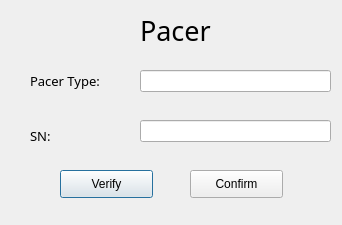
<?xml version="1.0" encoding="UTF-8"?>
<ui version="4.0">
 <class>Dialog</class>
 <widget class="QDialog" name="Dialog">
  <property name="geometry">
   <rect>
    <x>0</x>
    <y>0</y>
    <width>342</width>
    <height>225</height>
   </rect>
  </property>
  <property name="windowTitle">
   <string>Dialog</string>
  </property>
  <widget class="QLabel" name="label">
   <property name="geometry">
    <rect>
     <x>30</x>
     <y>65</y>
     <width>111</width>
     <height>31</height>
    </rect>
   </property>
   <property name="font">
    <font>
     <family>Product Sans Light</family>
     <pointsize>10</pointsize>
    </font>
   </property>
   <property name="text">
    <string>Pacer Type:</string>
   </property>
  </widget>
  <widget class="QLabel" name="label_2">
   <property name="geometry">
    <rect>
     <x>30</x>
     <y>120</y>
     <width>101</width>
     <height>31</height>
    </rect>
   </property>
   <property name="font">
    <font>
     <family>Product Sans Light</family>
     <pointsize>10</pointsize>
    </font>
   </property>
   <property name="text">
    <string>SN:</string>
   </property>
  </widget>
  <widget class="QPushButton" name="check_button">
   <property name="geometry">
    <rect>
     <x>60</x>
     <y>170</y>
     <width>93</width>
     <height>28</height>
    </rect>
   </property>
   <property name="text">
    <string>Verify</string>
   </property>
  </widget>
  <widget class="QLabel" name="title">
   <property name="geometry">
    <rect>
     <x>140</x>
     <y>10</y>
     <width>121</width>
     <height>41</height>
    </rect>
   </property>
   <property name="font">
    <font>
     <family>Product Sans</family>
     <pointsize>20</pointsize>
    </font>
   </property>
   <property name="text">
    <string>Pacer</string>
   </property>
  </widget>
  <widget class="QLineEdit" name="unitSN_text">
   <property name="geometry">
    <rect>
     <x>140</x>
     <y>70</y>
     <width>191</width>
     <height>22</height>
    </rect>
   </property>
  </widget>
  <widget class="QPushButton" name="confirm_button">
   <property name="geometry">
    <rect>
     <x>190</x>
     <y>170</y>
     <width>93</width>
     <height>28</height>
    </rect>
   </property>
   <property name="text">
    <string>Confirm</string>
   </property>
  </widget>
  <widget class="QLineEdit" name="unitV_text">
   <property name="geometry">
    <rect>
     <x>140</x>
     <y>120</y>
     <width>191</width>
     <height>22</height>
    </rect>
   </property>
  </widget>
 </widget>
 <tabstops>
  <tabstop>unitSN_text</tabstop>
  <tabstop>unitV_text</tabstop>
  <tabstop>check_button</tabstop>
  <tabstop>confirm_button</tabstop>
 </tabstops>
 <resources/>
 <connections/>
</ui>
